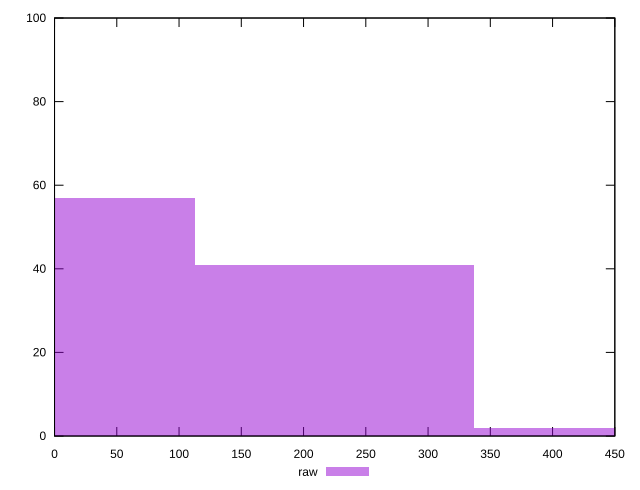

Write the gnuplot code that produced this figure.
reset

$raw <<EOF
0 57
224.85835178195103 41
449.71670356390206 2
EOF

set key outside below
set boxwidth 224.85835178195103
set xrange [0:450]
set yrange [0:100]
set trange [0:100]
set style fill transparent solid 0.5 noborder
set terminal svg size 640, 490 enhanced background rgb 'white'
set output "report_00015_2021-02-09T16-11-33.973Z/offscreen-images/samples/pages+cached+noadtech/raw/histogram.svg"

plot $raw title "raw" with boxes

reset
